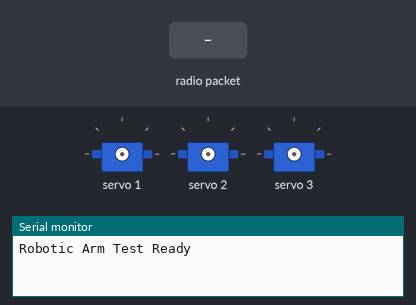
Simulated run of this sketch. Board: Arduino Uno, built with avr-gcc and run on an emulated ATmega328P. On the bench: 3 × servo, the last lines printed to the serial monitor. Inputs (shaded band) come from the test bench. No radio packets arrive unless stated.

Above: at 1.2 s.
1.3 s: radio packet "u" arrives
2.8 s: radio packet "e" arrives
4.3 s: radio packet "g" arrives
5.8 s: radio packet "d" arrives
At 7.0 s:
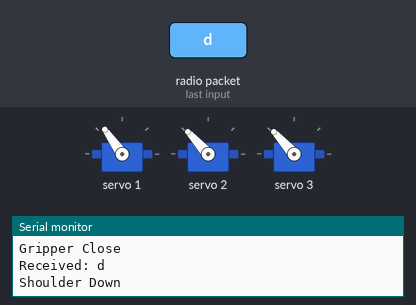
7.3 s: radio packet "c" arrives
At 8.2 s:
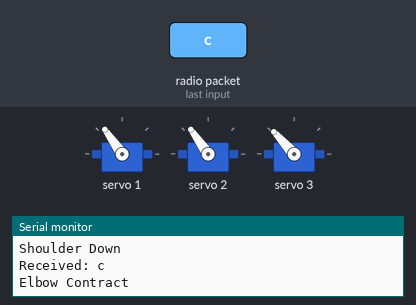
8.8 s: radio packet "o" arrives
At 9.4 s:
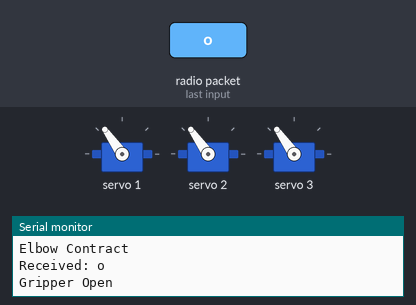
Timing chart, 0 to 11.3 s (numbered marks = the images above; inputs shaded):
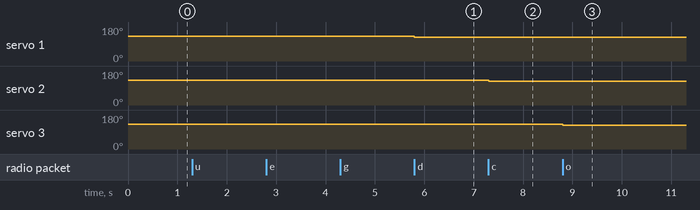

The sketch:

fully_working_RXcode.ino
```cpp
#include <Wire.h>
#include <Adafruit_PWMServoDriver.h>
#include <VirtualWire.h>

Adafruit_PWMServoDriver pwm = Adafruit_PWMServoDriver();  // Default I2C addr: 0x40

// Servo pulse range
#define SERVO_MIN 150  // Min pulse length out of 4096
#define SERVO_MAX 600  // Max pulse length out of 4096

// Current positions
int shoulderPos = 375;
int elbowPos = 375;
int clawPos = 375;

void setup() {
  Serial.begin(9600);

  // Setup PWM driver
  pwm.begin();
  pwm.setPWMFreq(50);  // Standard servo freq

  // Setup VirtualWire
  vw_set_rx_pin(11);
  vw_setup(2000);
  vw_rx_start();

  Serial.println("Robotic Arm Test Ready");
}

void loop() {
  uint8_t buf[VW_MAX_MESSAGE_LEN];
  uint8_t buflen = VW_MAX_MESSAGE_LEN;

  if (vw_get_message(buf, &buflen)) {
    char command = buf[0];
    Serial.print("Received: "); Serial.println(command);

    switch (command) {
      case 'u':  // Shoulder Up
        shoulderPos = constrain(shoulderPos + 15, SERVO_MIN, SERVO_MAX);
        pwm.setPWM(1, 0, shoulderPos);
        Serial.println("Shoulder Up");
        break;
      case 'd':  // Shoulder Down
        shoulderPos = constrain(shoulderPos - 15, SERVO_MIN, SERVO_MAX);
        pwm.setPWM(1, 0, shoulderPos);
        Serial.println("Shoulder Down");
        break;
      case 'e':  // Elbow Extend
        elbowPos = constrain(elbowPos + 15, SERVO_MIN, SERVO_MAX);
        pwm.setPWM(2, 0, elbowPos);
        Serial.println("Elbow Extend");
        break;
      case 'c':  // Elbow Contract
        elbowPos = constrain(elbowPos - 15, SERVO_MIN, SERVO_MAX);
        pwm.setPWM(2, 0, elbowPos);
        Serial.println("Elbow Contract");
        break;
      case 'g':  // Gripper Close
        clawPos = constrain(clawPos + 15, SERVO_MIN, SERVO_MAX);
        pwm.setPWM(3, 0, clawPos);
        Serial.println("Gripper Close");
        break;
      case 'o':  // Gripper Open
        clawPos = constrain(clawPos - 15, SERVO_MIN, SERVO_MAX);
        pwm.setPWM(3, 0, clawPos);
        Serial.println("Gripper Open");
        break;
      case 'x':  // Neutral / No action
        Serial.println("Neutral");
        break;
      default:
        Serial.println("Unknown command");
    }
  }
}
```

Measured:
- after the input at 5.8 s, servo 1: 132° → 125° at once
- after the input at 7.3 s, servo 2: 132° → 125° at once
- after the input at 8.8 s, servo 3: 132° → 125° at once
